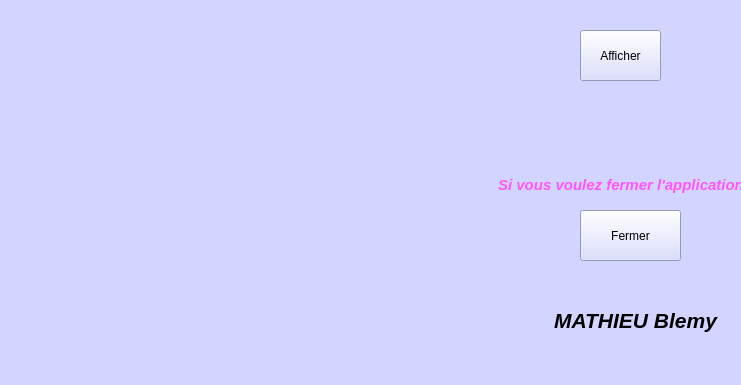
<?xml version="1.0" encoding="UTF-8"?>
<ui version="4.0">
 <class>FenetrePrincipal</class>
 <widget class="QMainWindow" name="FenetrePrincipal">
  <property name="geometry">
   <rect>
    <x>0</x>
    <y>0</y>
    <width>741</width>
    <height>385</height>
   </rect>
  </property>
  <property name="windowTitle">
   <string>FenetrePrincipal</string>
  </property>
  <property name="styleSheet">
   <string notr="true">background-color: rgb(210, 213, 255);</string>
  </property>
  <widget class="QWidget" name="centralWidget">
   <widget class="QLabel" name="label">
    <property name="geometry">
     <rect>
      <x>530</x>
      <y>290</y>
      <width>211</width>
      <height>61</height>
     </rect>
    </property>
    <property name="acceptDrops">
     <bool>false</bool>
    </property>
    <property name="styleSheet">
     <string notr="true">font: 14pt &quot;Old English Text MT&quot;;
color: rgb(0, 0, 0);
border-color: rgb(255, 255, 255);</string>
    </property>
    <property name="text">
     <string>&lt;html&gt;&lt;head/&gt;&lt;body&gt;&lt;p align=&quot;center&quot;&gt;&lt;span style=&quot; font-size:16pt; font-weight:600; font-style:italic; color:#000000;&quot;&gt;MATHIEU Blemy&lt;/span&gt;&lt;/p&gt;&lt;/body&gt;&lt;/html&gt;</string>
    </property>
   </widget>
   <widget class="QLabel" name="image_Bva">
    <property name="geometry">
     <rect>
      <x>50</x>
      <y>10</y>
      <width>471</width>
      <height>281</height>
     </rect>
    </property>
    <property name="tabletTracking">
     <bool>false</bool>
    </property>
    <property name="styleSheet">
     <string notr="true">border-color: qlineargradient(spread:pad, x1:0, y1:0, x2:1, y2:0, stop:0 rgba(255, 0, 0, 255), stop:0.166 rgba(255, 255, 0, 255), stop:0.333 rgba(0, 255, 0, 255), stop:0.5 rgba(0, 255, 255, 255), stop:0.666 rgba(0, 0, 255, 255), stop:0.833 rgba(255, 0, 255, 255), stop:1 rgba(255, 0, 0, 255));
border-bottom-color: rgb(85, 255, 0);</string>
    </property>
    <property name="text">
     <string/>
    </property>
   </widget>
   <widget class="QPushButton" name="pushButton">
    <property name="geometry">
     <rect>
      <x>580</x>
      <y>210</y>
      <width>101</width>
      <height>51</height>
     </rect>
    </property>
    <property name="text">
     <string>Fermer</string>
    </property>
   </widget>
   <widget class="QPushButton" name="pushButton_2">
    <property name="geometry">
     <rect>
      <x>580</x>
      <y>30</y>
      <width>81</width>
      <height>51</height>
     </rect>
    </property>
    <property name="text">
     <string>Afficher</string>
    </property>
   </widget>
   <widget class="QLabel" name="label_2">
    <property name="geometry">
     <rect>
      <x>480</x>
      <y>170</y>
      <width>371</width>
      <height>31</height>
     </rect>
    </property>
    <property name="text">
     <string>&lt;html&gt;&lt;head/&gt;&lt;body&gt;&lt;p align=&quot;center&quot;&gt;&lt;span style=&quot; font-size:11pt; font-weight:600; font-style:italic; color:#ff55ff;&quot;&gt;Si vous voulez fermer l'application, cliquez ici  !&lt;/span&gt;&lt;/p&gt;&lt;/body&gt;&lt;/html&gt;</string>
    </property>
   </widget>
  </widget>
  <widget class="QMenuBar" name="menuBar">
   <property name="geometry">
    <rect>
     <x>0</x>
     <y>0</y>
     <width>741</width>
     <height>21</height>
    </rect>
   </property>
  </widget>
 </widget>
 <layoutdefault spacing="6" margin="11"/>
 <tabstops>
  <tabstop>pushButton</tabstop>
 </tabstops>
 <resources/>
 <connections>
  <connection>
   <sender>pushButton</sender>
   <signal>clicked()</signal>
   <receiver>FenetrePrincipal</receiver>
   <slot>close()</slot>
   <hints>
    <hint type="sourcelabel">
     <x>488</x>
     <y>338</y>
    </hint>
    <hint type="destinationlabel">
     <x>578</x>
     <y>290</y>
    </hint>
   </hints>
  </connection>
 </connections>
</ui>
